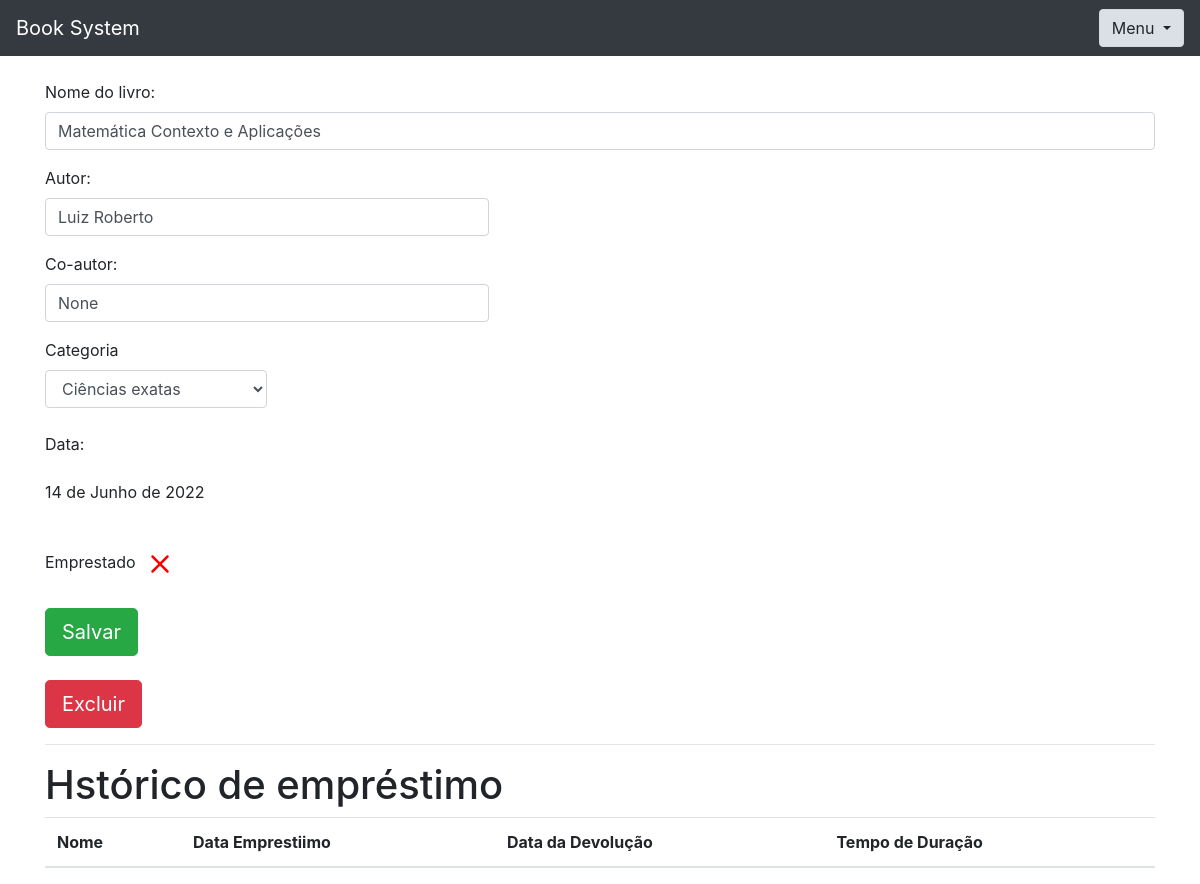
Screenshot of /livro/ver_livro/3 (signed in) with the database file from the repository.
### livro/models.py (models this page shows, shortened)
class Livros(models.Model):
    img = models.ImageField(upload_to='capa_livro', null=True, blank=True)
    nome = models.CharField(max_length = 100)
    autor = models.CharField(max_length= 30)
    co_autor = models.CharField(max_length = 30, blank=True, null=True)
    data_cadastro = models.DateField(default=date.today)
    emprestado = models.BooleanField(default=False)
    categoria = models.ForeignKey(Categoria, on_delete=models.DO_NOTHING)
    usuario = models.ForeignKey(Usuario, on_delete=models.DO_NOTHING)
    class Meta:
        verbose_name = 'Livro'

### livro/views.py (the view)
# urls.py: path('ver_livro/<int:id>', views.ver_livros, name='ver_livros'),
def ver_livros(request, id):
    if request.session.get('usuario'):
        livro = Livros.objects.get(id = id)
        if request.session.get('usuario') == livro.usuario.id:
            usuario = Usuario.objects.get(id = request.session['usuario'])
            categoria_livro = Categoria.objects.filter(usuario = request.session.get('usuario'))
            emprestimos = Emprestimos.objects.filter(livro = livro)
            form = CadastroLivro()
            form.fields['usuario'].initial = request.session['usuario']
            form.fields['categoria'].queryset = Categoria.objects.filter(usuario = usuario)
            form_categoria = CategoriaLivro()
            usuarios = Usuario.objects.all()
            livros_emprestar = Livros.objects.filter(emprestado = False)
            livros_emprestados = Livros.objects.filter(usuario = usuario).filter(emprestado = True)
            return render(request, 'ver_livro.html', {'livro': livro,
                                                      'categoria_livro': categoria_livro,
                                                      'emprestimos': emprestimos,
                                                      'usuario_logado': request.session.get('usuario'),
                                                      'form': form,
                                                      'id_livro': id,
                                                      'form_categoria': form_categoria,
                                                      'usuarios': usuarios,
                                                      'livros_emprestar': livros_emprestar,
                                                      'livros_emprestados': livros_emprestados
                                                      })
        else:
            return HttpResponse('Essse livro não é seu')
    return redirect('/auth/login/?status=2')

### livro/forms.py
class CadastroLivro(forms.ModelForm):
    class Meta:
        model = Livros
        fields = "__all__"
    def __init__(self, *args, **kwargs):
        super().__init__(*args, **kwargs)
        self.fields['usuario'].widget = forms.HiddenInput()

class CategoriaLivro(forms.Form):
    nome = forms.CharField(max_length=30)
    descricao = forms.CharField(max_length=60)
    def __init__(self, *args, **kwargs):
        super().__init__(*args, **kwargs)
        self.fields['descricao'].widget = forms.Textarea()

### livro/models.py (called while the page is built)
    def __str__(self) -> str:
        return self.nome

### livro/templates/ver_livro.html (shortened to what this page needs)
{% extends  'base.html' %}
{% load filtros %}
{% block 'conteudo' %}
    <div class="container">
      <br>
      <form action="{% url 'alterar_livro' %}" method="POST">
        <p>
        <label>Nome do livro:</label>
        <input class="form-control" type="text" value="{{livro.nome}}" name="nome_livro">
        </p>
        <p>
          <label>Autor:</label>
          <input style="width: 40%;" class="form-control" type="text" value="{{livro.autor}}" name="autor">
        </p>
        <p>
          <label>Co-autor:</label>
          <input style="width: 40%;" class="form-control" type="text" value="{{livro.co_autor}}" name="co_autor">
        </p>
        <label>Categoria</label>
        <select style="width: 20%;" class="form-control" name="categoria_id">
          {% for i in categoria_livro %}
            {% if livro.categoria.nome == i.nome %}
              <option value="{{i.id}}" selected>{{i}}</option>
            {% else %}
              <option value="{{i.id}}" >{{i}}</option>
            {% endif %}
          {% endfor %}
        </select>
        <br>
        <p>
          <label>Data:</label>
          <p>{{livro.data_cadastro}}</p>
        </p>
            <br>
            <label>Emprestado</label>
              <br>
              <br>
          <input type="submit" class="btn btn-success btn-lg" value="Salvar">
      </form>
      <br>
      <button type="button" class="btn btn-danger btn-lg" data-toggle="modal" data-target="#exampleModal2">
        Excluir
      </button>
      <hr>
      <h1>Hstórico de empréstimo</h1>
      <table class="table table-striped">
        <thead>
          <tr>
            <th scope="col">Nome</th>
            <th scope="col">Data Emprestiimo</th>
            <th scope="col">Data da Devolução</th>
            <th scope="col">Tempo de Duração</th>
          </tr>
        </thead>
      </table>
    </div>
{% endblock %}

### rows the page displays
Livros: nome_livro "Matemática Contexto e Aplicações", autor "Luiz Roberto", co_autor "None", data_cadastro "14 de Junho de 2022"

### other values shown
form field categoria_id "Ciências exatas"
